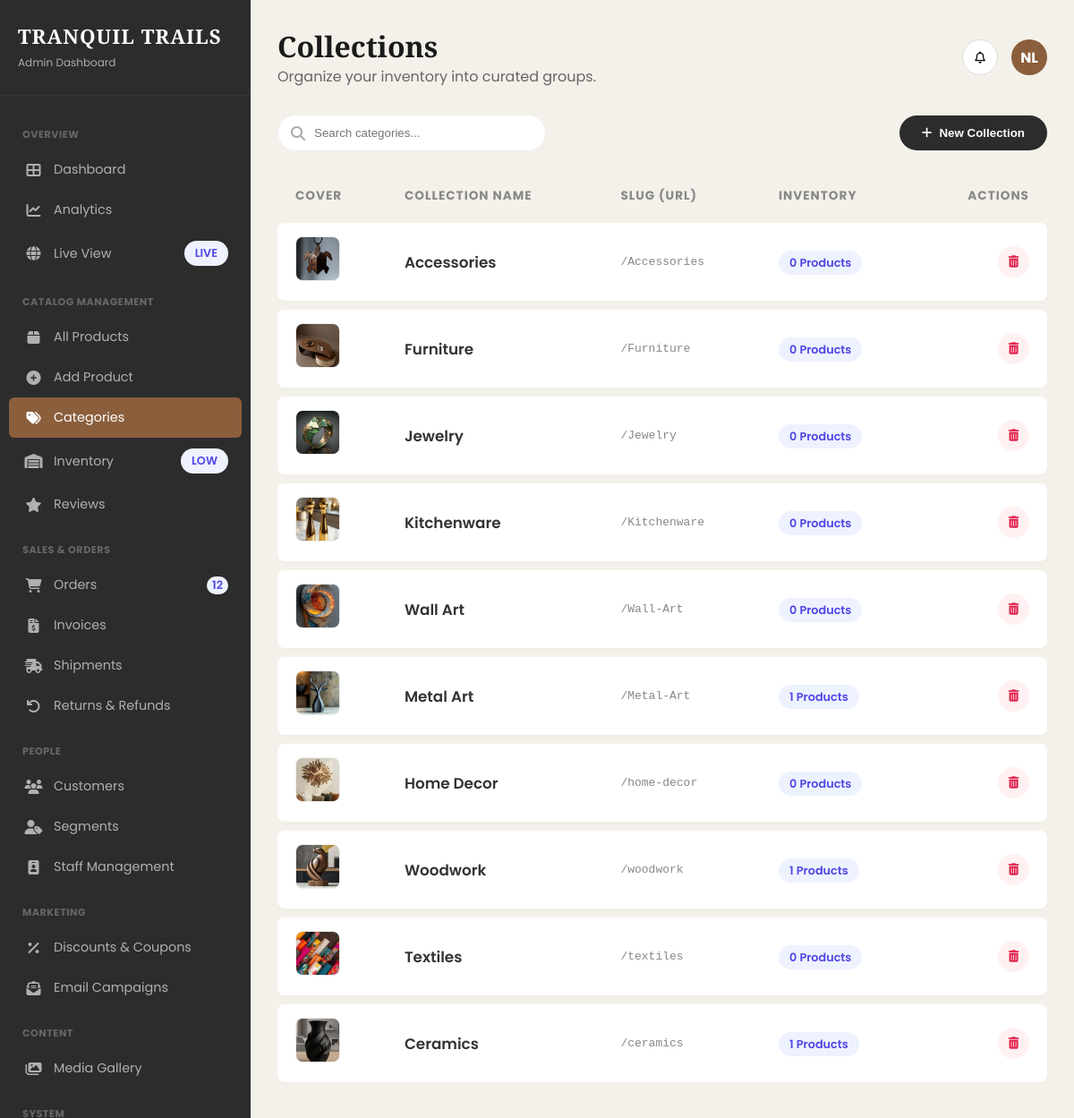
Page /admin-categories/ on the committed database.
### core/models.py (models this page shows, shortened)
class Category(models.Model):
    name = models.CharField(max_length=100)
    slug = models.SlugField(unique=True)
    image = models.ImageField(upload_to='categories/', blank=True, null=True)
    class Meta:
        verbose_name_plural = "Categories"

### core/views.py (the view, shortened to what this page needs)
# urls.py: path('admin-categories/', views.admin_categories, name='admin_categories'),
def admin_categories(request):
    categories = Category.objects.annotate(product_count=Count('products')).order_by('-id')
    return render(request, 'admin/categories.html', {'categories': categories})

### core/templates/admin/categories.html (shortened to what this page needs)
{% extends 'admin/base_admin.html' %}
{% load static %}
{% block page_title %}Collections{% endblock %}
{% block page_desc %}Organize your inventory into curated groups.{% endblock %}
{% block content %}
<div class="fade-in-up">
    <div style="display: flex; justify-content: space-between; align-items: center; margin-bottom: 30px;">
        <div style="position: relative;">
            <i class="fas fa-search" style="position: absolute; left: 15px; top: 50%; transform: translateY(-50%); color: #aaa;"></i>
            <input type="text" id="searchInput" placeholder="Search categories..."
                   style="padding: 12px 12px 12px 40px; border: 1px solid #eee; border-radius: 30px; width: 300px; outline: none; transition: 0.3s;"
                   onfocus="this.style.borderColor='#8b5e3c'; this.style.width='320px'"
                   onblur="this.style.borderColor='#eee'; this.style.width='300px'">
        </div>
        <button onclick="openModal()"
                style="background: #2c2c2c; color: white; padding: 12px 25px; border-radius: 30px; border: none; font-weight: 600; cursor: pointer; transition: 0.3s; display: flex; align-items: center; gap: 8px;">
            <i class="fas fa-plus"></i> New Collection
        </button>
    </div>
    <table class="modern-table">
        <thead>
            <tr>
                <th>Cover</th>
                <th>Collection Name</th>
                <th>Slug (URL)</th>
                <th>Inventory</th>
                <th style="text-align: right;">Actions</th>
            </tr>
        </thead>
        <tbody id="categoryTableBody">
            {% for cat in categories %}
            <tr class="table-row">
                <td>
                    {% if cat.image %}
                        <img src="{{ cat.image.url }}" class="cat-avatar">
                    {% else %}
                        <div class="cat-avatar" style="display: flex; align-items: center; justify-content: center; color: #ccc;">
                            <i class="fas fa-image"></i>
                        </div>
                    {% endif %}
                </td>
                <td style="font-weight: 600; font-size: 1.05rem; color: #333;">
                    {{ cat.name }}
                </td>
                <td style="color: #888; font-family: monospace;">
                    /{{ cat.slug }}
                </td>
                <td>
                    <span class="badge">{{ cat.product_count }} Products</span>
                </td>
                <td style="text-align: right;">
                    <form action="{% url 'admin_delete_category' cat.id %}" method="POST" onsubmit="return confirm('Delete {{ cat.name }}? Products in this category will remain but become uncategorized.');" style="display: inline;">
                        <button type="submit" class="action-btn btn-delete" title="Delete Collection">
                            <i class="fas fa-trash-alt"></i>
                        </button>
                    </form>
                </td>
            </tr>
            {% empty %}
            <tr>
                <td colspan="5" style="text-align: center; padding: 40px; color: #999;">
                    No collections found. Create your first one!
                </td>
            </tr>
            {% endfor %}
        </tbody>
    </table>
</div>
{% endblock %}

### core/templates/admin/base_admin.html (style rules this page uses)
:root { --primary-dark: #2c2c2c; --primary-accent: #8b5e3c; --primary-accent-hover: #a67c52; --secondary-bg: #f4f1ea; --white: #ffffff; --text-dark: #1a1a1a; --text-light: #b0b0b0; --border-color: #e0e0e0; --badge-live: #ff9800; --badge-danger: #f44336; }
* { margin: 0; padding: 0; box-sizing: border-box; text-decoration: none; list-style: none; }
body { font-family: 'Poppins', sans-serif; background-color: var(--secondary-bg); color: var(--text-dark); display: flex; height: 100vh; overflow: hidden; }
.badge { padding: 2px 8px; border-radius: 12px; font-size: 0.7rem; font-weight: 700; color: #000; }
.fade-in-up { animation: fadeInUp 0.6s ease-out forwards; opacity: 0; transform: translateY(20px); }

### core/templates/admin/categories.html (style rules this page uses)
.modern-table { width: 100%; border-collapse: separate; border-spacing: 0 10px; }
.modern-table thead th { color: #888; font-size: 0.85rem; text-transform: uppercase; letter-spacing: 1px; padding: 0 20px 10px 20px; text-align: left; }
.table-row { background: white; box-shadow: 0 2px 5px rgba(0,0,0,0.02); border-radius: 8px; transition: transform 0.2s, box-shadow 0.2s; }
.table-row td { padding: 15px 20px; vertical-align: middle; }
.table-row td:first-child { border-top-left-radius: 8px; border-bottom-left-radius: 8px; }
.table-row td:last-child { border-top-right-radius: 8px; border-bottom-right-radius: 8px; }
.cat-avatar { width: 50px; height: 50px; border-radius: 8px; object-fit: cover; background: #f4f4f4; border: 1px solid #eee; }
.badge { background: #eef2ff; color: #4f46e5; padding: 5px 12px; border-radius: 20px; font-size: 0.8rem; font-weight: 600; }
.action-btn { width: 35px; height: 35px; border-radius: 50%; border: none; display: inline-flex; align-items: center; justify-content: center; cursor: pointer; transition: 0.2s; }
.btn-delete { background: #fff1f2; color: #e11d48; }

### rows in the picture
Category: image (picture), name "Accessories", slug "Accessories", product_count "0"
Category: image (picture), name "Furniture", slug "Furniture", product_count "0"
Category: image (picture), name "Jewelry", slug "Jewelry", product_count "0"
Category: image (picture), name "Kitchenware", slug "Kitchenware", product_count "0"
Category: image (picture), name "Wall Art", slug "Wall-Art", product_count "0"
Category: image (picture), name "Metal Art", slug "Metal-Art", product_count "1"
Category: image (picture), name "Home Decor", slug "home-decor", product_count "0"
Category: image (picture), name "Woodwork", slug "woodwork", product_count "1"
Category: image (picture), name "Textiles", slug "textiles", product_count "0"
Category: image (picture), name "Ceramics", slug "ceramics", product_count "1"
